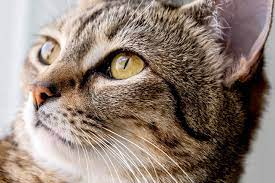
#> input picture Logika/m4/u1/cat.jpg, 275 x 183 px
$ python main.py
#> lines starting #> are read from the running program, lines starting #| are printed output that depends on the picture
from PIL import Image, ImageFilter

with Image.open('cat.jpg') as original:
#> original is the input picture: PIL image 275x183 RGB; mean R, G, B 144.3, 127.7, 117.4
    print(original.size)
#| (275, 183)
    print(original.format)
#| JPEG
    print(original.mode)
#| RGB

    bw_original = original.convert('L')
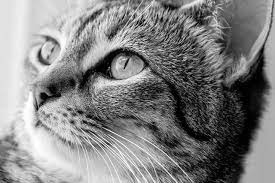
#> bw_original: PIL image 275x183 L; min 0, max 255, mean 131.5
    #bw_original.show()

    blur_original = original.filter(ImageFilter.BLUR)
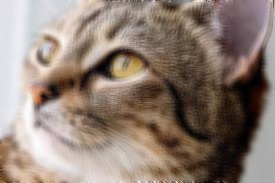
#> blur_original: PIL image 275x183 RGB; mean R, G, B 144.4, 127.8, 117.5
    #blur_original.show()

    left_original = original.transpose(Image.ROTATE_90)
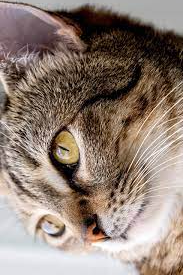
#> left_original: PIL image 183x275 RGB; mean R, G, B 144.3, 127.7, 117.4
    left_original.show()

    bw_original.save("bw_cat.jpg")
